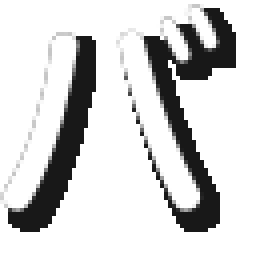
#> input picture sdf_font/compare_original.png, 256 x 256 px
$ python png_to_sdf_skeleton.py compare_original.png jafont_1_00_clean.png 5
#> lines starting #> are read from the running program, lines starting #| are printed output that depends on the picture; after the words box and inside, x2 and y2 are one past the last pixel; in counts of white or black regions, pixels touching at a corner belong together
#!/usr/bin/env python3
"""
SDF generation with thin solid centerlines and dramatic halos.
Uses proper distance field that creates natural stroke skeletons.
"""

import numpy as np
from PIL import Image
import sys
from scipy.ndimage import distance_transform_edt

def bitmap_to_sdf_skeleton(image_path, output_path, distance_range=8):
    """
    Generate SDF where:
    - Maximum (255) only at stroke centerlines/skeleton
    - Smooth falloff creates dramatic gray halos
    - Anti-aliasing from source preserved at edges
    """
#> called with image_path = 'compare_original.png', output_path = 'jafont_1_00_clean.png', distance_range = 5
    # Load image
    img = Image.open(image_path).convert('RGBA')
#> img is the input picture: PIL image 256x256 RGBA; mean R, G, B, A 43.4, 43.4, 43.4, 83.6
    width, height = img.size
#> width = 256; height = 256
    img_array = np.array(img)

    # Extract alpha (0-1)
    alpha = img_array[:, :, 3].astype(float) / 255.0
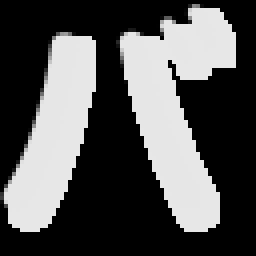
#> alpha: shape (256, 256) float64; min 0, max 0.906, mean 0.328

    # Create mask - use medium threshold to get main body
    # Not too high (preserves thin strokes) not too low (avoids AA blur)
    mask = alpha > 0.6
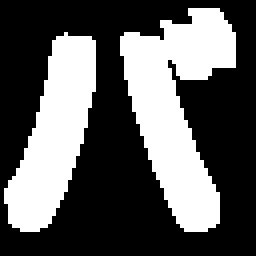
#> mask: shape (256, 256) bool; 35.9% white; 2 white regions, box (x1, y1, x2, y2) and area: (120, 8, 236, 232) 13600, (4, 32, 96, 232) 9952

    # Distance from INSIDE pixels to nearest EDGE
    # This creates maximum values at stroke centers (far from edges)
    dist_to_edge = distance_transform_edt(mask)
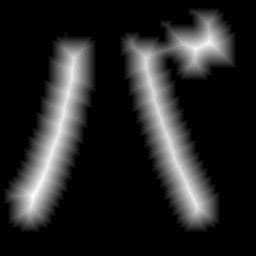
#> dist_to_edge: shape (256, 256) float64; min 0, max 26.42, mean 3.9; drawn with min black and max white

    # Distance from OUTSIDE pixels to nearest edge
    dist_outside = distance_transform_edt(~mask)
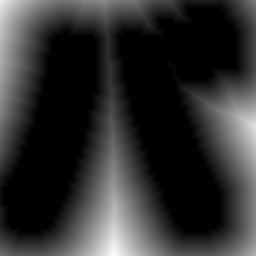
#> dist_outside: shape (256, 256) float64; min 0, max 69.77, mean 13.1; drawn with min black and max white

    # Combine: inside is positive, outside is negative
    sdf = dist_to_edge - dist_outside
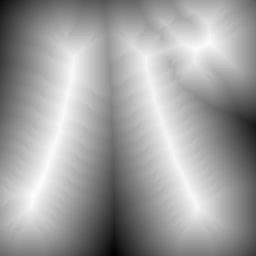
#> sdf: shape (256, 256) float64; min -69.77, max 26.42, mean -9.2; drawn with min black and max white

    # Normalize with large range for dramatic halos
    # The key: don't clamp the inside too aggressively
    # Let the natural distance falloff create thin centerlines
    sdf_normalized = 0.5 + (sdf / (2.0 * distance_range))
    sdf_normalized = np.clip(sdf_normalized, 0.0, 1.0)
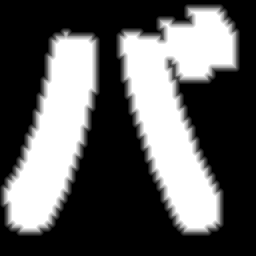
#> sdf_normalized: shape (256, 256) float64; min 0, max 1, mean 0.36

    # Where original has anti-aliasing, blend it subtly
    # This preserves smooth edges without destroying the distance field
    is_edge = (alpha > 0.1) & (alpha < 0.85)
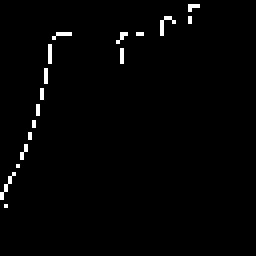
#> is_edge: shape (256, 256) bool; 1.5% white; 17 white regions (2 under 20 px), largest, box (x1, y1, x2, y2) and area: (160, 16, 176, 36) 112, (0, 172, 16, 200) 112, (52, 32, 72, 40) 80
    blend_weight = 0.2  # 20% original, 80% SDF

    sdf_final = sdf_normalized.copy()
    sdf_final[is_edge] = (
        blend_weight * alpha[is_edge] +
        (1 - blend_weight) * sdf_normalized[is_edge]
    )
#> sdf_final: shape (256, 256) float64; 1.46% of pixels changed, all inside (x1, y1, x2, y2) = (0, 4, 200, 208)

    sdf_final = np.clip(sdf_final, 0.0, 1.0)

    # Create RGB
    sdf_rgb = np.stack([sdf_final] * 3, axis=2)

    # Alpha: solid
    alpha_out = np.ones_like(sdf_final)

    # Combine
    sdf_rgba = np.dstack([sdf_rgb, alpha_out])

    # Convert to 8-bit
    sdf_uint8 = (sdf_rgba * 255).astype(np.uint8)

    # Save
    sdf_image = Image.fromarray(sdf_uint8, mode='RGBA')
    sdf_image.save(output_path)

    # Stats
    gray = sdf_uint8[:,:,0]
    print(f"✅ SDF generated: {output_path}")
    print(f"   Distance range: {distance_range}px")
    print(f"   Skeleton (250-255): {np.sum(gray >= 250):,} pixels (thin centerlines)")
#|    Skeleton (250-255): 18,141 pixels (thin centerlines)
    print(f"   Bright (200-250): {np.sum((gray >= 200) & (gray < 250)):,} pixels")
#|    Bright (200-250): 2,526 pixels
    print(f"   Gray halo (100-200): {np.sum((gray >= 100) & (gray < 200)):,} pixels")
#|    Gray halo (100-200): 4,143 pixels
    print(f"   Value range: {gray.min()}-{gray.max()}")
#|    Value range: 0-255

    return sdf_image

if __name__ == "__main__":
    if len(sys.argv) < 3:
        print("Usage: python png_to_sdf_skeleton.py <input.png> <output.png> [distance_range]")
        sys.exit(1)

    bitmap_to_sdf_skeleton(sys.argv[1], sys.argv[2],
                           int(sys.argv[3]) if len(sys.argv) > 3 else 8)

$ run again, on sdf_font/jafont_1_00_sdf.png
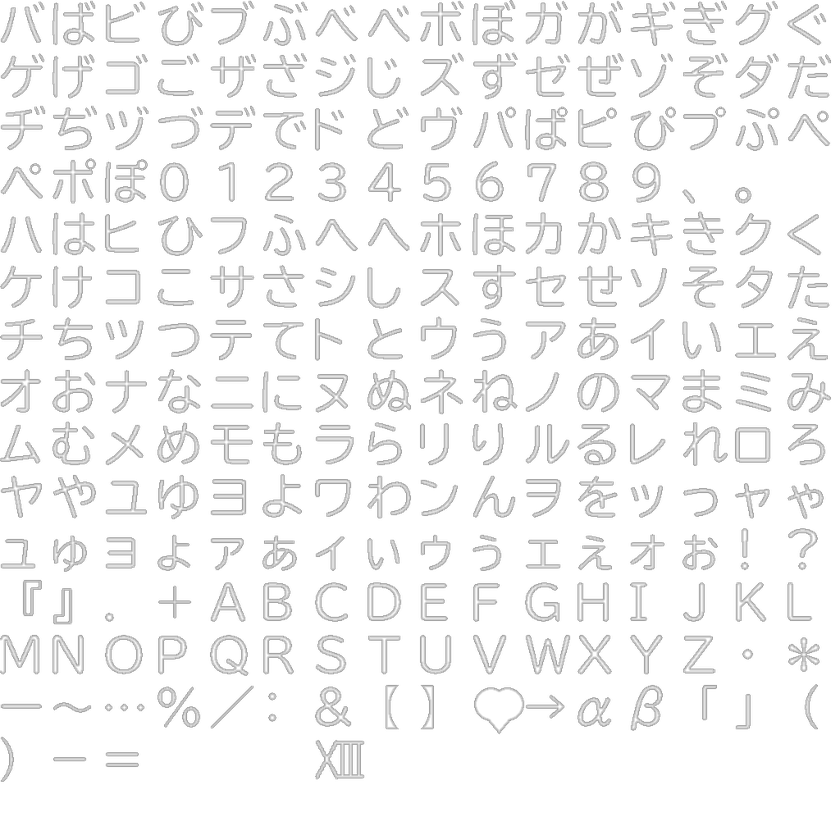
#> input picture sdf_font/jafont_1_00_sdf.png, 840 x 840 px, shrunk from 1024 x 1024 before the run
#> in bitmap_to_sdf_skeleton, img is the input picture: PIL image 840x840 RGBA; mean R, G, B, A 44.5, 44.5, 44.5, 37.8
#> in bitmap_to_sdf_skeleton, `mask = alpha > 0.6`:
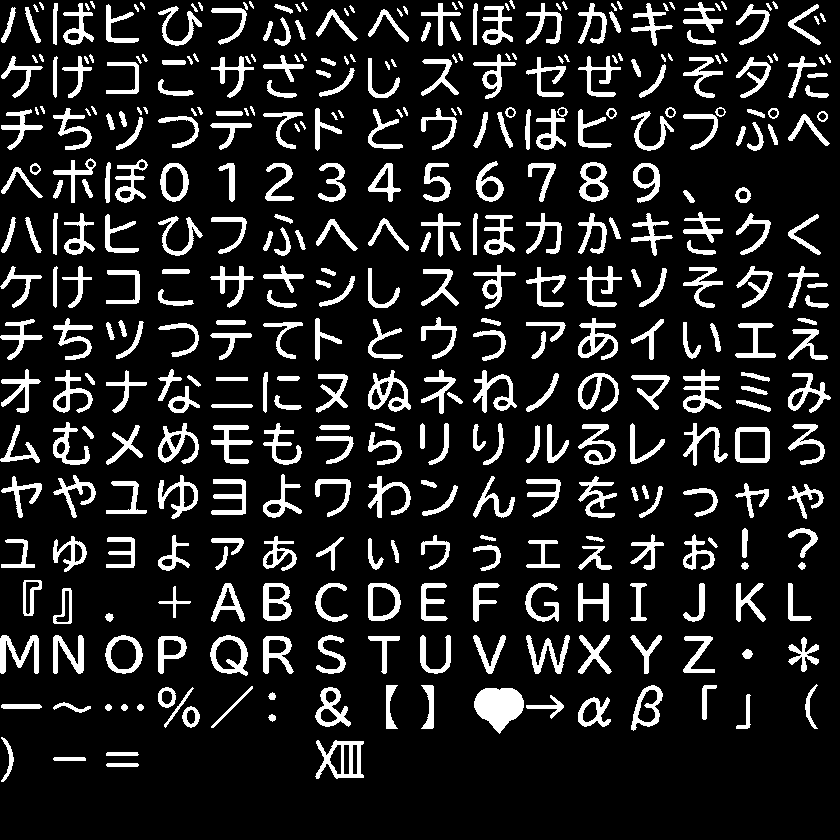
#> mask: shape (840, 840) bool; 14.2% white; 402 white regions (6 under 20 px), largest, box (x1, y1, x2, y2) and area: (474, 688, 524, 734) 1552, (315, 740, 364, 779) 857, (368, 370, 411, 412) 732
#> in bitmap_to_sdf_skeleton, `is_edge = (alpha > 0.1) & (alpha < 0.85)`:
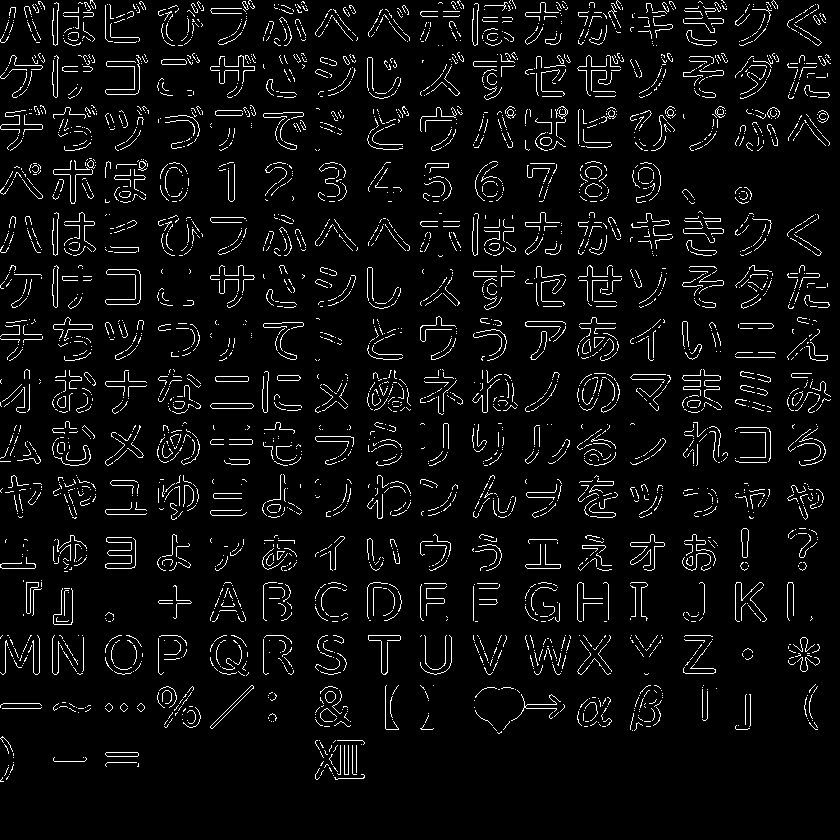
#> is_edge: shape (840, 840) bool; 5.1% white in thin lines or dots
#> sdf_final: shape (840, 840) float64; min 0, max 1, mean 0.165
#|    Skeleton (250-255): 1,016 pixels (thin centerlines)
#|    Bright (200-250): 5,347 pixels
#|    Gray halo (100-200): 123,739 pixels
#|    Value range: 0-255
